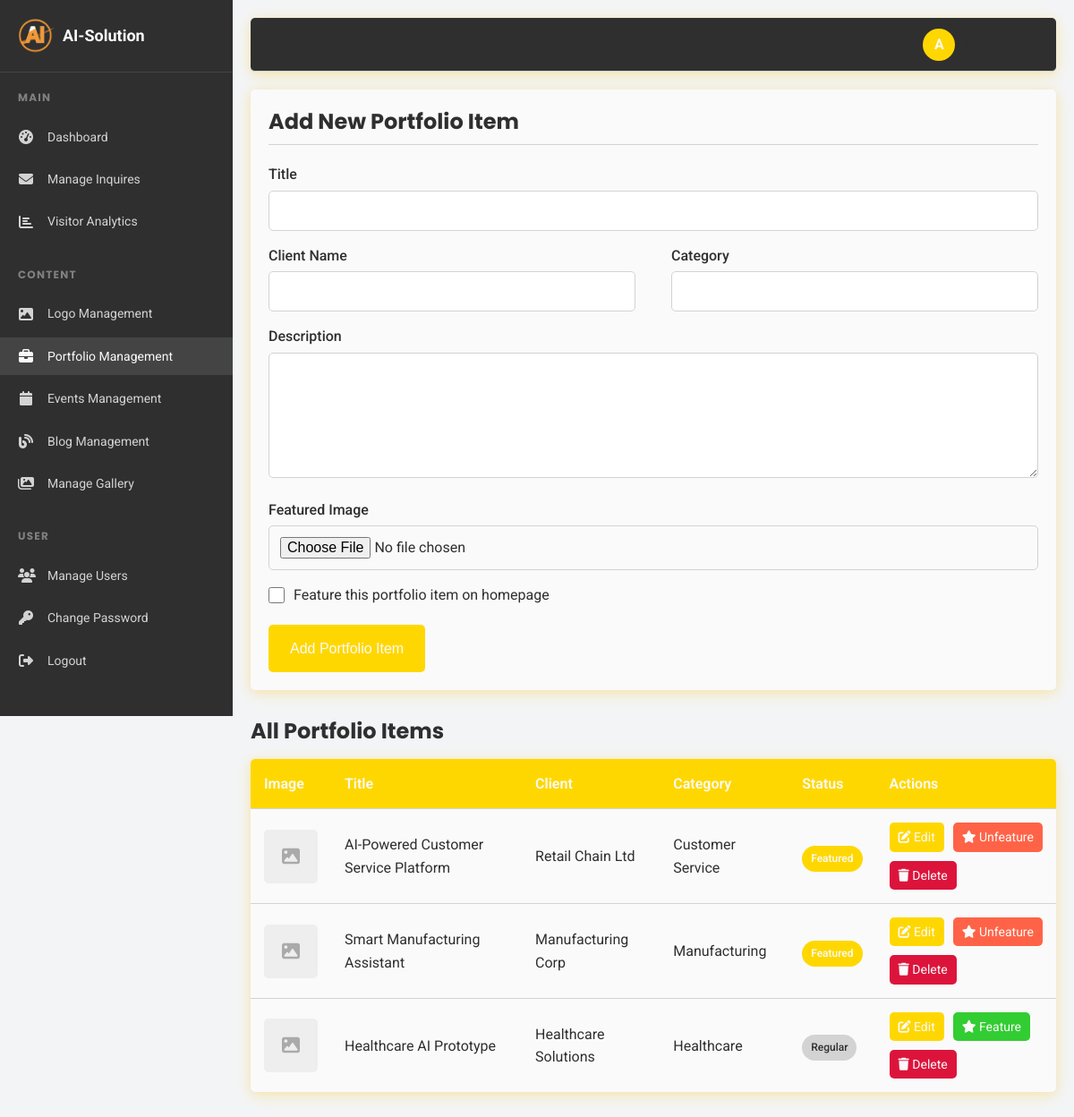
Screenshot of /htdocs/admin/portfolio.php (signed in) with the database file from the repository.
### tables this page shows
CREATE TABLE portfolio (
    id INT PRIMARY KEY AUTO_INCREMENT,
    title VARCHAR(200) NOT NULL,
    description TEXT,
    client VARCHAR(100),
    category VARCHAR(100),
    image VARCHAR(255),
    featured BOOLEAN DEFAULT FALSE,
    created_at TIMESTAMP DEFAULT CURRENT_TIMESTAMP,
    updated_at TIMESTAMP DEFAULT CURRENT_TIMESTAMP ON UPDATE CURRENT_TIMESTAMP
);

### htdocs/admin/portfolio.php (the view, shortened to what this page needs)
<?php
require_once 'includes/config.php';
$admin_username = $_SESSION['admin_username'];
$edit_mode = false;
$portfolio_item = [
    'id' => '',
    'title' => '',
    'description' => '',
    'client' => '',
    'category' => '',
    'image' => '',
    'featured' => 0
];
$sql = "SELECT * FROM portfolio ORDER BY created_at DESC";
$stmt = $pdo->query($sql);
$portfolio_items = $stmt->fetchAll();
?>
<!DOCTYPE html>
<html lang="en">
<head>
    <link rel="stylesheet" href="../css/styles.css">
    <link rel="stylesheet" href="https://cdnjs.cloudflare.com/ajax/libs/font-awesome/6.4.0/css/all.min.css">
</head>
<body>
    <div class="admin-layout">
        <aside class="sidebar">
            <div class="sidebar-header">
                <div class="sidebar-logo">
                    <img src="../images/logo.png" alt="AI-Solution Logo">
                    <span>AI-Solution</span>
                </div>
            </div>
            <div class="sidebar-menu">
                <div class="menu-section">
                    <h4 class="menu-section-title">Main</h4>
                    <ul class="menu-list">
                        <li class="menu-item">
                            <a href="index.php" class="menu-link">
                                <i class="menu-icon fas fa-tachometer-alt"></i>
                                <span>Dashboard</span>
                            </a>
                        </li>
                        <li class="menu-item">
                            <a href="inquiries.php" class="menu-link">
                                <i class="menu-icon fas fa-envelope"></i>
                                <span>Manage Inquires</span>
                            </a>
                        </li>
                        <li class="menu-item">
                            <a href="analytics.php" class="menu-link">
                                <i class="menu-icon fas fa-chart-bar"></i>
                                <span>Visitor Analytics</span>
                            </a>
                        </li>
                    </ul>
                </div>
                <div class="menu-section">
                    <h4 class="menu-section-title">Content</h4>
                    <ul class="menu-list">
                        <li class="menu-item">
                            <a href="logo.php" class="menu-link">
                                <i class="menu-icon fas fa-image"></i>
                                <span>Logo Management</span>
                            </a>
                        </li>
                        <li class="menu-item">
                            <a href="portfolio.php" class="menu-link active">
                                <i class="menu-icon fas fa-briefcase"></i>
                                <span>Portfolio Management</span>
                            </a>
                        </li>
                        <li class="menu-item">
                            <a href="events.php" class="menu-link">
                                <i class="menu-icon fas fa-calendar"></i>
                                <span>Events Management</span>
                            </a>
                        </li>
                        <li class="menu-item">
                            <a href="blogs.php" class="menu-link">
                                <i class="menu-icon fas fa-blog"></i>
                                <span>Blog Management</span>
                            </a>
                        </li>
                        <li class="menu-item">
                            <a href="gallery.php" class="menu-link">
                                <i class="menu-icon fas fa-images"></i>
                                <span>Manage Gallery</span>
                            </a>
                        </li>
                    </ul>
                </div>
                <div class="menu-section">
                    <h4 class="menu-section-title">User</h4>
                    <ul class="menu-list">
                        <li class="menu-item">
                            <a href="users.php" class="menu-link">
                                <i class="menu-icon fas fa-users"></i>
                                <span>Manage Users</span>
                            </a>
                        </li>
                        <li class="menu-item">
                            <a href="password.php" class="menu-link">
                                <i class="menu-icon fas fa-key"></i>
                                <span>Change Password</span>
                            </a>
                        </li>
                        <li class="menu-item">
                            <a href="index.php?logout=true" class="menu-link">
                                <i class="menu-icon fas fa-sign-out-alt"></i>
                                <span>Logout</span>
                            </a>
                        </li>
                    </ul>
                </div>
            </div>
        </aside>
        <main class="main-content">
            <header class="admin-header">
                <div class="header-title">
                    <h1>Portfolio Management</h1>
                </div>
                <div class="header-actions">
                    <div class="user-dropdown">
                        <div class="user-info">
                            <div class="user-avatar">
                                <?php echo strtoupper(substr($admin_username, 0, 1)); ?>
                            </div>
                            <span class="user-name"><?php echo htmlspecialchars($admin_username); ?></span>
                            <i class="fas fa-chevron-down"></i>
                        </div>
                    </div>
                </div>
            </header>
            <section class="admin-section">
                <div class="admin-form">
                    <h3><?php echo $edit_mode ? 'Edit Portfolio Item' : 'Add New Portfolio Item'; ?></h3>
                    <form action="portfolio.php" method="POST" enctype="multipart/form-data">
                        <div class="form-group">
                            <label for="title">Title</label>
                            <input type="text" id="title" name="title" class="form-control" value="<?php echo htmlspecialchars($portfolio_item['title']); ?>" required>
                        </div>
                        <div class="form-row">
                            <div class="form-group">
                                <label for="client">Client Name</label>
                                <input type="text" id="client" name="client" class="form-control" value="<?php echo htmlspecialchars($portfolio_item['client']); ?>">
                            </div>
                            <div class="form-group">
                                <label for="category">Category</label>
                                <input type="text" id="category" name="category" class="form-control" value="<?php echo htmlspecialchars($portfolio_item['category']); ?>" list="categories" required>
                            </div>
                        </div>
                        <div class="form-group">
                            <label for="description">Description</label>
                            <textarea id="description" name="description" class="form-control" rows="6" required><?php echo htmlspecialchars($portfolio_item['description']); ?></textarea>
                        </div>
                        <div class="form-group">
                            <label for="image">Featured Image</label>
                            <input type="file" id="image" name="image" class="form-control" accept="image/*">
                        </div>
                        <div class="form-check">
                            <input type="checkbox" id="featured" name="featured" class="form-check-input" <?php echo $portfolio_item['featured'] ? 'checked' : ''; ?>>
                            <label for="featured" class="form-check-label">Feature this portfolio item on homepage</label>
                        </div>
                        <div class="btn-group">
                            <button type="submit" name="save_portfolio" class="btn btn-primary">
                                <?php echo $edit_mode ? 'Update Portfolio Item' : 'Add Portfolio Item'; ?>
                            </button>
                            <a href="portfolio.php" class="btn btn-secondary">Cancel</a>
                        </div>
                    </form>
                </div>
            </section>
            <section class="admin-section">
                <h3>All Portfolio Items</h3>
                <table class="admin-table">
                    <thead>
                        <tr>
                            <th>Image</th>
                            <th>Title</th>
                            <th>Client</th>
                            <th>Category</th>
                            <th>Status</th>
                            <th>Actions</th>
                        </tr>
                    </thead>
                    <tbody>
                        <?php if (count($portfolio_items) > 0): ?>
                            <?php foreach ($portfolio_items as $item): ?>
                                <tr>
                                    <td>
                                        <?php if (!empty($item['image'])): ?>
                                            <img src="../images/portfolio/<?php echo htmlspecialchars($item['image']); ?>" alt="<?php echo htmlspecialchars($item['title']); ?>" class="thumbnail">
                                        <?php else: ?>
                                            <div class="thumbnail" style="background-color: #eee; display: flex; align-items: center; justify-content: center;">
                                                <i class="fas fa-image" style="color: #aaa; font-size: 2rem;"></i>
                                            </div>
                                        <?php endif; ?>
                                    </td>
                                    <td><?php echo htmlspecialchars($item['title']); ?></td>
                                    <td><?php echo htmlspecialchars($item['client']); ?></td>
                                    <td><?php echo htmlspecialchars($item['category']); ?></td>
                                    <td>
                                        <span class="status-badge <?php echo $item['featured'] ? 'status-featured' : 'status-regular'; ?>">
                                            <?php echo $item['featured'] ? 'Featured' : 'Regular'; ?>
                                        </span>
                                    </td>
                                    <td class="table-actions">
                                        <a href="portfolio.php?edit=<?php echo $item['id']; ?>" class="action-btn btn-edit">
                                            <i class="fas fa-edit"></i> Edit
                                        </a>
                                        <a href="portfolio.php?toggle=<?php echo $item['id']; ?>" class="action-btn <?php echo $item['featured'] ? 'btn-unfeature' : 'btn-feature'; ?>">
                                            <i class="fas <?php echo $item['featured'] ? 'fa-star' : 'fa-star'; ?>"></i>
                                            <?php echo $item['featured'] ? 'Unfeature' : 'Feature'; ?>
                                        </a>
                                        <a href="portfolio.php?delete=<?php echo $item['id']; ?>" class="action-btn btn-delete" onclick="return confirm('Are you sure you want to delete this portfolio item?');">
                                            <i class="fas fa-trash"></i> Delete
                                        </a>
                                    </td>
                                </tr>
                            <?php endforeach; ?>
                        <?php else: ?>
                            <tr>
                                <td colspan="6" style="text-align: center;">No portfolio items found. Add your first portfolio item using the form above.</td>
                            </tr>
                        <?php endif; ?>
                    </tbody>
                </table>
            </section>
        </main>
    </div>
</body>
</html>

### htdocs/css/styles.css (style rules this page uses)
:root { --primary-color: #FFD700; --primary-dark: #DAA520; --primary-light: #FFF8DC; --secondary-color: #FFA500; --secondary-dark: #FF8C00; --secondary-light: #FFE4B5; --dark-color: #2F2F2F; --light-color: #FAFAFA; --gray-color: #808080; --gray-light: #D3D3D3; --gray-dark: #696969; --success-color: #32CD32; --warning-color: #FF6347; --danger-color: #DC143C; --border-radius: 0.5rem; --box-shadow: 0 4px 20px rgba(255, 215, 0, 0.2), 0 2px 10px rgba(255, 165, 0, 0.15); --transition: all 0.3s ease; }
* { box-sizing: border-box; margin: 0; padding: 0; }
html { font-size: 62.5%; scroll-behavior: smooth; }
body { font-family: 'Roboto', sans-serif; font-size: 1.6rem; line-height: 1.6; color: var(--dark-color); background-color: var(--light-color); overflow-x: hidden; }
h1, h2, h3, h4, h5, h6 { font-family: 'Poppins', sans-serif; margin-bottom: 1.5rem; line-height: 1.3; font-weight: 700; }
h1 { font-size: 4.2rem; }
h3 { font-size: 2.4rem; }
h4 { font-size: 2rem; }
a { text-decoration: none; color: var(--primary-color); transition: var(--transition); }
ul { list-style: none; }
img { max-width: 100%; height: auto; display: block; }
.btn { display: inline-block; font-weight: 500; text-align: center; padding: 1.2rem 2.4rem; border-radius: var(--border-radius); cursor: pointer; transition: var(--transition); border: none; font-size: 1.6rem; }
.btn-primary { background-color: var(--primary-color); color: var(--light-color); }
.btn-secondary { background-color: transparent; border: 2px solid var(--light-color); color: var(--light-color); }
.form-group { margin-bottom: 2rem; }
.form-group label { display: block; margin-bottom: 0.8rem; font-weight: 500; }
.form-group input, .form-group textarea { width: 100%; padding: 1.2rem; border: 1px solid var(--gray-light); border-radius: var(--border-radius); font-family: inherit; font-size: 1.6rem; transition: var(--transition); }
.form-row { display: grid; grid-template-columns: repeat(auto-fit, minmax(20rem, 1fr)); gap: 2rem; }

### rows the page displays
portfolio: title "AI-Powered Customer Service Platform", client "Retail Chain Ltd", category "Customer Service", featured "Featured"
portfolio: title "Smart Manufacturing Assistant", client "Manufacturing Corp", category "Manufacturing", featured "Featured"
portfolio: title "Healthcare AI Prototype", client "Healthcare Solutions", category "Healthcare", featured "Regular"

### other values shown
substr($admin_username, 0, 1) "A"
